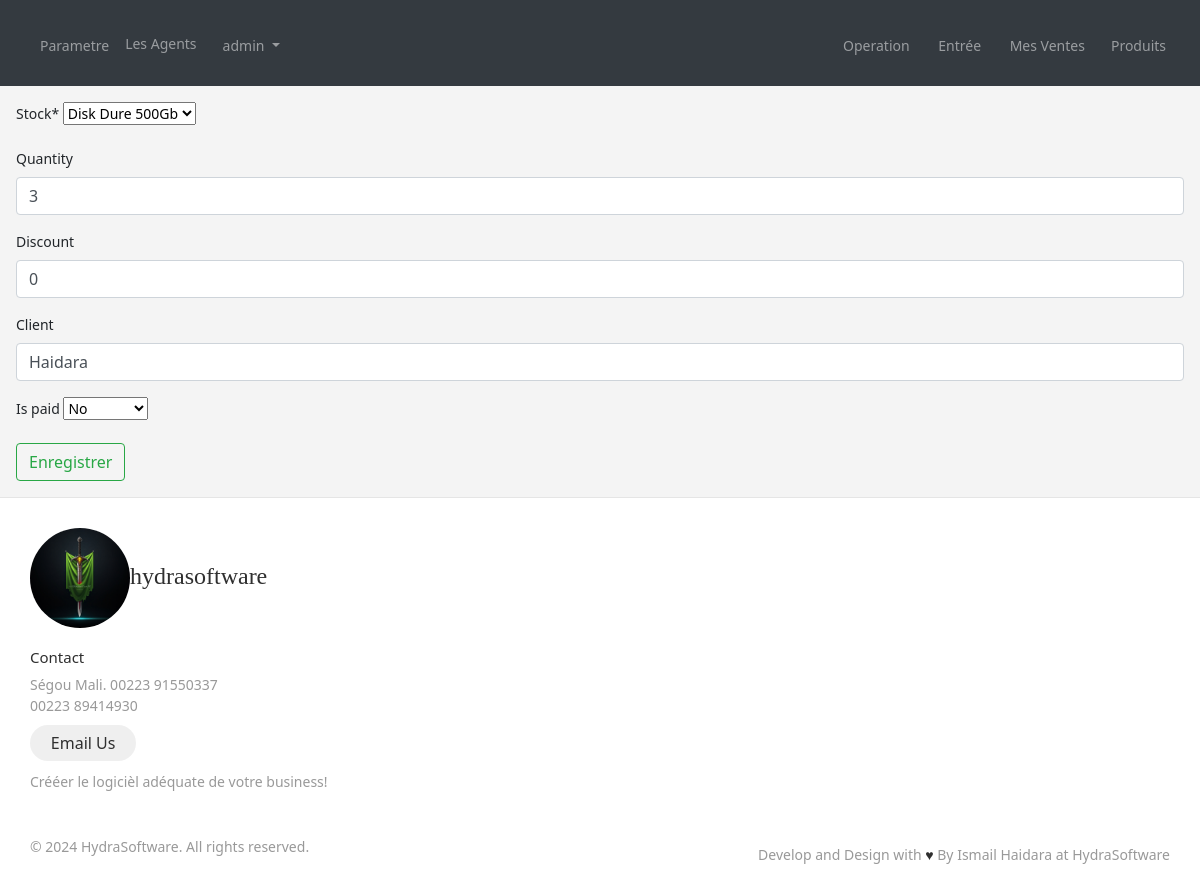
The page /sale/update/2/ (signed in) on the database its author committed.
### accounts/models.py (models this page shows)
class CustomUser(AbstractUser):
    company = models.ForeignKey(Company, on_delete=models.CASCADE, null=True)

### sale/models.py (models this page shows, shortened)
class Sale(models.Model):
    agent = models.ForeignKey(get_user_model(), on_delete=models.CASCADE )
    stock = models.ForeignKey(Stock, on_delete=models.CASCADE)
    quantity = models.PositiveIntegerField(null=True, blank=True)
    discount = models.PositiveIntegerField(default=0, null=True,blank=True)
    client = models.CharField(max_length=250, null=True, blank=True)
    sold_at = models.DateTimeField(auto_now_add=True)
    is_paid = models.BooleanField(default=True, null=True, blank=True)
    is_substracted_from_stock = models.BooleanField(default=False)
    class Meta:
        ordering = ("-sold_at",)

### sale/views.py (the view)
# urls.py: path('update/<int:pk>/', views.SaleUpdateView.as_view(), name='sale_update'),
class SaleUpdateView(generic.UpdateView):
    model = Sale
    fields = SaleForm.Meta.fields
    template_name = 'sale/update.html'
    success_url = reverse_lazy("sale_list")

### stock/models.py (called while the page is built)
    def __str__(self):
        return self.name

### templates/sale/update.html (shortened to what this page needs)
{% extends "_base.html" %}
{% load crispy_forms_tags %}
{% block content %}
<form method="post">
    {{form|crispy}}
    <input class="btn btn-outline-success"type="submit" value="Enregistrer">
</form>
{% endblock content %}

### templates/_base.html (shortened to what this page needs)
{% load static %}
<!DOCTYPE html>
<html lang="en">
<head>
    <link rel="stylesheet" href="https://cdn.jsdelivr.net/npm/bootstrap@4.0.0/dist/css/bootstrap.min.css">
    <link href="//maxcdn.bootstrapcdn.com/bootstrap/4.1.1/css/bootstrap.min.css" rel="stylesheet" id="bootstrap-css">
    <link rel="stylesheet" href="{% static "css/style.css" %}">
</head>
<body>
<nav class="navbar navbar-icon-top navbar-expand-lg navbar-dark bg-dark">
    <h3></h3>
    <div class="collapse navbar-collapse" id="navbarSupportedContent">
      <ul class="navbar-nav mr-auto">
        <li class="nav-item">
          {% if user.is_authenticated %}
          {% if user.is_superuser %}
          <a class="nav-link" href="{% url "company_update" %}">
            Parametre
          </a>
          <a class="nav-link" href="{% url "agents" %}">
            Les Agents
          </a>
          {% endif %}
          {% endif %}
        </li>
        <li class="nav-item dropdown">
          {% if user.is_authenticated %}
          <a class="nav-link dropdown-toggle" href="#" id="navbarDropdown" role="button" data-toggle="dropdown" aria-haspopup="true" aria-expanded="false">
            {{user.username}}
          </a>
          {% else %}
          <a href="{% url "account_login" %}">
            Connecter
          </a>
          {% endif %}
        </li>
      </ul>
      {% if user.is_authenticated %}
      <ul class="navbar-nav ">
        <li class="nav-item">
          <a class="nav-link" href="{% url "sale_create" %}">
            Operation
          </a>
        </li>
        <li class="nav-item">
          <a class="nav-link" href="{% url "arrival_create" %}">
            Entrée
          </a>
        </li>
        <li class="nav-item">
          <a class="nav-link" href="{% url "sale_list" %}">
            Mes Ventes
          </a>
        </li>
        <li class="nav-item">
          <a class="nav-link" href="{% url "stock_list" %}">
            Produits
          </a>
        </li>
      </ul>
      {% endif %}
    </div>
  </nav>
    <div class="mainContainer m-3">
    {% block content %}
    {% endblock content %}
    </div>
    <footer class="footer">
      <div class="footer__addr">
        <h1 class="footer__logo"><img style="width:100px; height:100px;border-radius:50%"src="{% static "image/hydraSoftware.jpg" %}" alt="logo">HydraSoftware</h1>
        <h2>Contact</h2>
        <address>
        Ségou Mali. 00223 91550337<br>
          00223 89414930
          <a class="footer__btn" href="mailto:ihaidara852@gmail.com">Email Us</a>
          Crééer le logicièl adéquate de votre business!
        </address>
      </div>
      <ul class="footer__nav">
        <li class="nav__item">
        </li>
        <li class="nav__item nav__item--extra">
        </li>
        <li class="nav__item">
        </li>
      </ul>
      <div class="legal">
        <p>&copy; 2024 HydraSoftware. All rights reserved.</p>
        <div class="legal__links">
          <span>Develop and Design with <span class="heart">♥</span> By Ismail Haidara at HydraSoftware</span>
        </div>
      </div>
    </footer>
</body>
</html>

### static/css/style.css (style rules this page uses)
html { font-family: Lato, 'Helvetica Neue', Arial, Helvetica, sans-serif; font-size: 14px; }
a { text-decoration: none; }
body { margin: 2px; }
ul { list-style-type: none; text-align: right; inline-size: auto; }
ul li { padding-right: 10px; }
@media (min-width: 992px) { .navbar-icon-top.navbar-expand-lg .navbar-nav .nav-link { text-align: center; display: table-cell; height: 70px; vertical-align: middle; padding-top: 0; padding-bottom: 0; } }
body { background-color: #f9f9fa }
*, *:before, *:after { box-sizing: border-box; }
html { font-size: 100%; }
body { font-family: acumin-pro, system-ui, sans-serif; margin: 0; display: grid; grid-template-rows: auto 1fr auto; font-size: 14px; background-color: #f4f4f4; align-items: start; min-height: 100vh; }
.footer { display: flex; flex-flow: row wrap; padding: 30px 30px 20px 30px; color: #2f2f2f; background-color: #fff; border-top: 1px solid #e5e5e5; }
.footer > * { flex: 1 100%; }
.footer__addr { margin-right: 1.25em; margin-bottom: 2em; }
.footer__logo { font-family: 'Pacifico', cursive; font-weight: 400; text-transform: lowercase; font-size: 1.5rem; }
.footer__addr h2 { margin-top: 1.3em; font-size: 15px; font-weight: 400; }
.footer address { font-style: normal; color: #999; }
.footer__btn { display: flex; align-items: center; justify-content: center; height: 36px; max-width: max-content; background-color: rgb(33, 33, 33, 0.07); border-radius: 100px; color: #2f2f2f; line-height: 0; margin: 0.6em 0; font-size: 1rem; padding: 0 1.3em; }
.footer ul { list-style: none; padding-left: 0; }
.footer li { line-height: 2em; }
.footer a { text-decoration: none; }
.footer__nav { display: flex; flex-flow: row wrap; }
.footer__nav > * { flex: 1 50%; margin-right: 1.25em; }
.legal { display: flex; flex-wrap: wrap; color: #999; }
.legal__links { display: flex; align-items: center; }
.heart { color: #2f2f2f; }
@media screen and (min-width: 24.375em) { .legal .legal__links { margin-left: auto; } }
@media screen and (min-width: 40.375em) { .footer__nav > * { flex: 1; } }
@media screen and (min-width: 40.375em) { .nav__item--extra { flex-grow: 2; } }
@media screen and (min-width: 40.375em) { .footer__addr { flex: 1 0px; } }
@media screen and (min-width: 40.375em) { .footer__nav { flex: 2 0px; } }

### rows shown on the page
CustomUser: username "admin"
Sale: stock "Disk Dure 500Gb", quantity "3", discount "0", client "Haidara", is_paid "No"
